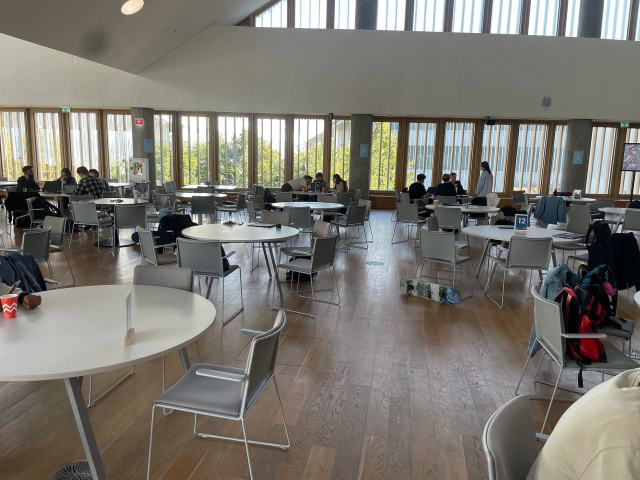
#> input picture images/image4.jpg, 1280 x 960 px (shown at 1/2 size)
$ jupyter execute --allow-errors object_detection-segmentation-depth-path.ipynb   (shell and % lines are left out)
#> lines starting #> are read from the running program, lines starting #| are printed output that depends on the picture
#> (the call stopped at in object_detection_images, `model=YOLO(model_path)`: ultralytics is not available in this run)
#> further down, img is the input picture: shape (960, 1280, 3); mean B, G, R 112, 119.2, 122.3
# Object detection implementations

[cell 1]
import cv2
from ultralytics import YOLO
import os
import supervision as sv
import numpy as np
import matplotlib.pyplot as plt
model_path = r"../model/yolov8n.pt"
video_input = r"../videos/video0.mp4"
video_output = r"../videos/output_object-detection.mp4"
images_path = r"../images"
image0_path =  r"../images/image1.jpg"

def resize_and_pad(image, target_size=(640,640)):
#> called with target_size = (640, 640)
    h,w = image.shape[:2]
#> h = 960; w = 1280
    scale = min(target_size[0]/w, target_size[1]/h)
#> scale = 0.5
    new_w, new_h = int(w*scale), int(h*scale)
#> new_w = 640; new_h = 480
    resized = cv2.resize(image,(new_w, new_h), interpolation=cv2.INTER_AREA)
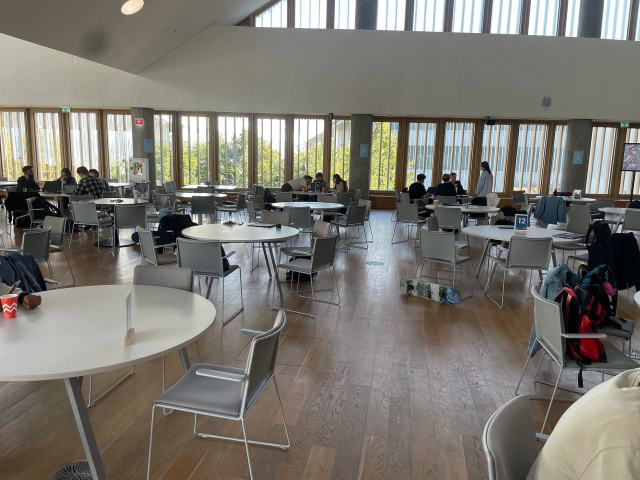
#> resized: shape (480, 640, 3); mean B, G, R 112.2, 119.3, 122.4

    # Padding the image
    pad_w, pad_h = target_size[0]-new_w, target_size[1]-new_h
#> pad_w = 0; pad_h = 160
    top = pad_h//2
#> top = 80
    bottom = pad_h - top
#> bottom = 80
    left = pad_w//2
#> left = 0
    right = pad_w - left
#> right = 0
    padded = cv2.copyMakeBorder(resized,top, bottom, left, right, cv2.BORDER_CONSTANT, value=[0,0,0])
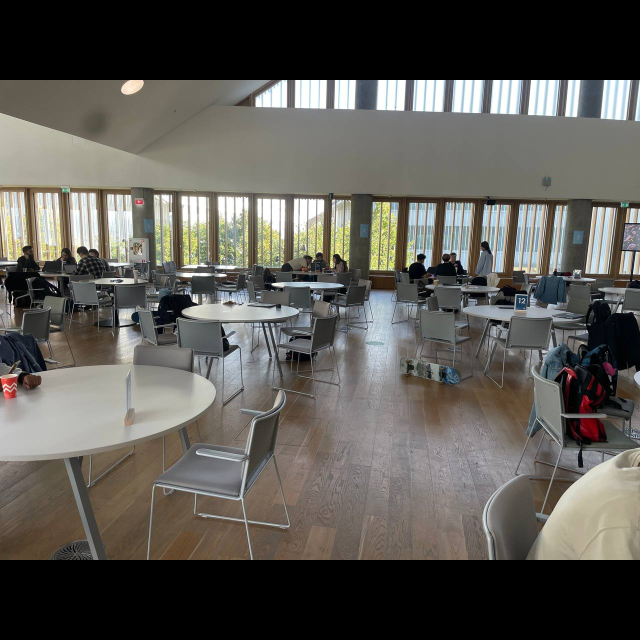
#> padded: shape (640, 640, 3); mean B, G, R 84.1, 89.5, 91.8
    return padded

# Draw helper
def object_detection_images(model_path=model_path, images_path=images_path):
    model=YOLO(model_path)
    model_name = model.names
    out_dir = os.path.join(images_path,"annotated")
    os.makedirs(out_dir,exist_ok=True)
    # Supervision annotators
    # palette = sv.ColorPalette.default()
    box_annotator = sv.BoxAnnotator(thickness=2)
    label_annotator = sv.LabelAnnotator(text_scale=0.5,text_thickness=1)
    # trace_annotator = sv.TraceAnnotator(thickness=2,trace_length=40, position=sv.Position.BOTTOM_CENTER)
    # heatmap_annotator = sv.HeatMapAnnotator(opacity=0.35)
    for fname in os.listdir(images_path):
        if not fname.lower().endswith((".jpg","jpeg",".png")):
            continue
        p = os.path.join(images_path, fname)
        img = cv2.imread(p)
        image = resize_and_pad(img)
        results = model(image, conf=0.25, iou=0.45,verbose=False)[0]
        detections = sv.Detections.from_ultralytics(results)
        if len(detections)==0:
            cv2.imwrite(os.path.join(out_dir,fname),image)
            continue
        # labels = [f"{model_name.get(int(c),str(int(c)))} {conf:.2f}" for c,conf in zip(detections.class_id,detections.confidence)]
        image = box_annotator.annotate(scene=image, detections = detections)
        # image = label_annotator.annotate(scene=image,detections=detections,labels=labels)
        image = label_annotator.annotate(scene=image,detections=detections)
        cv2.imwrite(os.path.join(out_dir,fname), image)
        plt.imshow(image)
        plt.show()
    print(f"Annotated image is saved to: {out_dir}")


import time
t0=time.time()
object_detection_images()
t1 = time.time()
print(t1-t0)

[cell 2]
from ultralytics import YOLO
import supervision as sv
import torch
#> (the rest of this cell did not finish here and is left out)

[cell 3]
# Ensure you have: midas (model_depth), midas_transform, and YOLO seg model ready
img = cv2.imread(r"../images/image4.jpg")
import time
# img = cv2.resize(img, (640, 640), interpolation=cv2.INTER_AREA)

t0=time.time()
#> (the rest of this cell did not finish here and is left out)
